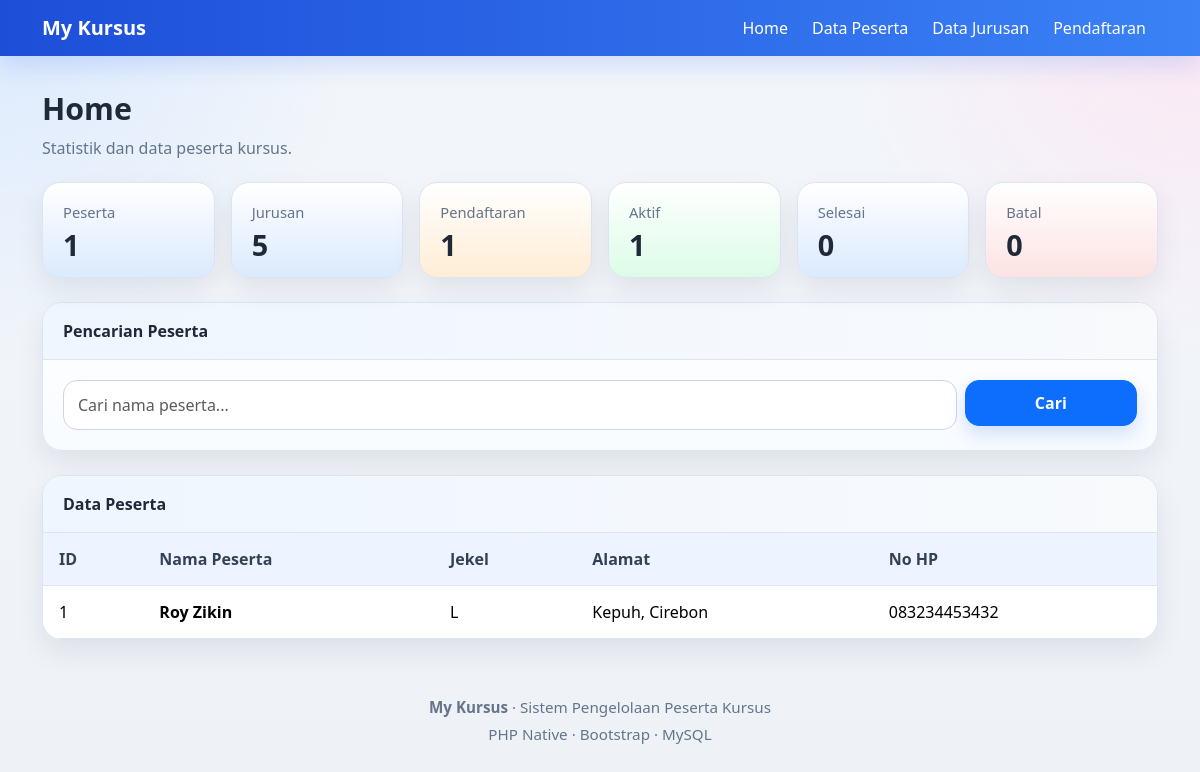
The page /public/index.php on the database its author committed.
### tables this page shows
CREATE TABLE `peserta` (
  `id_peserta` int NOT NULL,
  `kd_jurusan` varchar(10) DEFAULT NULL,
  `nm_peserta` varchar(100) NOT NULL,
  `jekel` enum('L','P') NOT NULL,
  `alamat` text NOT NULL,
  `no_hp` varchar(20) NOT NULL
);

### app/core/Controller.php (called while the page is built, shortened)
<?php
class Controller
{
    public function model($model)
    {
        return new $model;
    }
    public function view($view, $data = [])
    {
        require_once '../app/views/' . $view . '.php';
    }
}

### app/controllers/Home.php (called while the page is built, shortened)
<?php
class Home extends Controller
{
    public function index()
    {
        $keyword = $_GET['keyword'] ?? null;
        $pesertaModel = $this->model('PesertaModel');
        $jurusanModel = $this->model('JurusanModel');
        $pendaftaranModel = $this->model('PendaftaranModel');
        $data['title'] = 'Home';
        $data['keyword'] = $keyword;
        $data['peserta'] = $pesertaModel->getAll($keyword);
        $data['totalPeserta'] = $pesertaModel->countAll();
        $data['totalJurusan'] = $jurusanModel->countAll();
        $data['totalPendaftaran'] = $pendaftaranModel->countAll();
        $data['totalAktif'] = $pendaftaranModel->countByStatus('Aktif');
        $data['totalSelesai'] = $pendaftaranModel->countByStatus('Selesai');
        $data['totalBatal'] = $pendaftaranModel->countByStatus('Batal');
        $data['recentPendaftaran'] = $pendaftaranModel->getRecent(5);
        $this->view('home/index', $data);
    }
}

### app/core/App.php (called while the page is built, shortened)
<?php
class App
{
    protected $method = 'index';
    public function __construct()
    {
        $url = $this->parseURL();
        $this->controller = new $this->controller;
        $this->params = array_values($url ?? []);
        call_user_func_array([$this->controller, $this->method], $this->params);
    }
    public function parseURL()
    {
        return [];
    }
}

### public/index.php (called while the page is built, shortened)
<?php
$app = new App;

### app/core/Database.php (called while the page is built, shortened)
<?php
class Database
{
    private $host = DB_HOST;
    private $dbname = DB_NAME;
    private $user = DB_USER;
    private $pass = DB_PASS;
    private $dbh;
    private $stmt;
    public function __construct()
    {
        $dsn = "mysql:host={$this->host};dbname={$this->dbname};charset=utf8mb4";
        try {
            $this->dbh = new PDO($dsn, $this->user, $this->pass);
            $this->dbh->setAttribute(PDO::ATTR_ERRMODE, PDO::ERRMODE_EXCEPTION);
        } catch (PDOException $e) {
            die('Koneksi database gagal: ' . $e->getMessage());
        }
    }
    public function query($query)
    {
        $this->stmt = $this->dbh->prepare($query);
    }
    public function bind($param, $value, $type = null)
    {
        if (is_null($type)) {
            switch (true) {
                default:
                    $type = PDO::PARAM_STR;
            }
        }
        $this->stmt->bindValue($param, $value, $type);
    }
    public function execute()
    {
        return $this->stmt->execute();
    }
    public function resultSet()
    {
        $this->execute();
        return $this->stmt->fetchAll(PDO::FETCH_ASSOC);
    }
}

### app/models/PesertaModel.php (called while the page is built, shortened)
<?php
class PesertaModel
{
    private $table = 'peserta';
    private $db;
    public function __construct()
    {
        $this->db = new Database;
    }
    public function getAll($keyword = null)
    {
        if ($keyword) {
            $this->db->query("SELECT p.*, j.nm_jurusan
                              FROM {$this->table} p
                              LEFT JOIN jurusan j ON p.kd_jurusan = j.kd_jurusan
                              WHERE p.nm_peserta LIKE :keyword
                              ORDER BY p.id_peserta ASC");
            $this->db->bind(':keyword', '%' . $keyword . '%');
        } else {
            $this->db->query("SELECT p.*, j.nm_jurusan
                              FROM {$this->table} p
                              LEFT JOIN jurusan j ON p.kd_jurusan = j.kd_jurusan
                              ORDER BY p.id_peserta ASC");
        }
        return $this->db->resultSet();
    }
    public function countAll()
    {
        $this->db->query("SELECT COUNT(*) as total FROM {$this->table}");
        $result = $this->db->single();
        return (int) $result['total'];
    }
}

### app/views/home/index.php (the view)
<div class="page-heading">
    <div class="page-title">Home</div>
    <p class="page-subtitle">Statistik dan data peserta kursus.</p>
</div>
<div class="row g-3 mb-4">
    <div class="col-md-4 col-lg-2">
        <div class="stat-card primary">
            <div class="stat-label">Peserta</div>
            <div class="stat-value"><?= $data['totalPeserta']; ?></div>
        </div>
    </div>
    <div class="col-md-4 col-lg-2">
        <div class="stat-card primary">
            <div class="stat-label">Jurusan</div>
            <div class="stat-value"><?= $data['totalJurusan']; ?></div>
        </div>
    </div>
    <div class="col-md-4 col-lg-2">
        <div class="stat-card warning">
            <div class="stat-label">Pendaftaran</div>
            <div class="stat-value"><?= $data['totalPendaftaran']; ?></div>
        </div>
    </div>
    <div class="col-md-4 col-lg-2">
        <div class="stat-card success">
            <div class="stat-label">Aktif</div>
            <div class="stat-value"><?= $data['totalAktif']; ?></div>
        </div>
    </div>
    <div class="col-md-4 col-lg-2">
        <div class="stat-card primary">
            <div class="stat-label">Selesai</div>
            <div class="stat-value"><?= $data['totalSelesai']; ?></div>
        </div>
    </div>
    <div class="col-md-4 col-lg-2">
        <div class="stat-card danger">
            <div class="stat-label">Batal</div>
            <div class="stat-value"><?= $data['totalBatal']; ?></div>
        </div>
    </div>
</div>
<div class="soft-card mb-4">
    <div class="card-header">Pencarian Peserta</div>
    <div class="card-body">
        <form action="<?= BASEURL; ?>" method="GET" class="row g-2">
            <div class="col-md-10">
                <input
                    type="text"
                    name="keyword"
                    class="form-control"
                    placeholder="Cari nama peserta..."
                    value="<?= htmlspecialchars($data['keyword'] ?? ''); ?>">
            </div>
            <div class="col-md-2">
                <button class="btn btn-primary w-100">Cari</button>
            </div>
        </form>
    </div>
</div>
<div class="soft-card">
    <div class="card-header">Data Peserta</div>
    <div class="card-body p-0">
        <div class="table-responsive">
            <table class="table table-modern">
                <thead>
                    <tr>
                        <th>ID</th>
                        <th>Nama Peserta</th>
                        <th>Jekel</th>
                        <th>Alamat</th>
                        <th>No HP</th>
                    </tr>
                </thead>
                <tbody>
                    <?php if (empty($data['peserta'])) : ?>
                        <tr>
                            <td colspan="5">
                                <div class="empty-state">Data peserta tidak ditemukan.</div>
                            </td>
                        </tr>
                    <?php else : ?>
                        <?php foreach ($data['peserta'] as $p) : ?>
                            <tr>
                                <td><?= $p['id_peserta']; ?></td>
                                <td><strong><?= htmlspecialchars($p['nm_peserta']); ?></strong></td>
                                <td><?= htmlspecialchars($p['jekel']); ?></td>
                                <td><?= htmlspecialchars($p['alamat']); ?></td>
                                <td><?= htmlspecialchars($p['no_hp']); ?></td>
                            </tr>
                        <?php endforeach; ?>
                    <?php endif; ?>
                </tbody>
            </table>
        </div>
    </div>
</div>

### public/css/style.css (style rules this page uses)
:root { --bg: #eef3f9; --bg-soft: #f8fbff; --card: #ffffff; --text: #1f2937; --muted: #64748b; --border: #dbe4f0; --primary: #2563eb; --primary-soft: #dbeafe; --success: #16a34a; --success-soft: #dcfce7; --warning: #d97706; --warning-soft: #ffedd5; --danger: #dc2626; --danger-soft: #fee2e2; --shadow: 0 12px 28px rgba(15, 23, 42, 0.08); }
body { background: radial-gradient(circle at top left, #dbeafe 0%, transparent 25%), radial-gradient(circle at top right, #fce7f3 0%, transparent 25%), linear-gradient(180deg, #f3f6fb 0%, #eef2f7 100%); font-family: "Segoe UI", Tahoma, Geneva, Verdana, sans-serif; color: var(--text); padding-top: 86px; }
.page-heading { margin-bottom: 22px; }
.page-title { font-size: 1.9rem; font-weight: 700; margin-bottom: 4px; }
.page-subtitle { color: var(--muted); margin-bottom: 0; }
.soft-card { background: linear-gradient(180deg, #ffffff 0%, #f8fbff 100%); border: 1px solid var(--border); border-radius: 20px; box-shadow: var(--shadow); overflow: hidden; }
.soft-card .card-header { background: linear-gradient(90deg, #eff6ff, #f8fafc); border-bottom: 1px solid var(--border); font-weight: 700; padding: 16px 20px; }
.soft-card .card-body { padding: 20px; }
.stat-card { background: #fff; border: 1px solid var(--border); border-radius: 18px; box-shadow: var(--shadow); padding: 18px 20px; height: 100%; }
.stat-card .stat-label { font-size: 0.92rem; color: var(--muted); margin-bottom: 8px; }
.stat-card .stat-value { font-size: 1.8rem; font-weight: 700; line-height: 1; }
.stat-card.primary { background: linear-gradient(180deg, #ffffff 0%, var(--primary-soft) 100%); }
.stat-card.success { background: linear-gradient(180deg, #ffffff 0%, var(--success-soft) 100%); }
.stat-card.warning { background: linear-gradient(180deg, #ffffff 0%, var(--warning-soft) 100%); }
.stat-card.danger { background: linear-gradient(180deg, #ffffff 0%, var(--danger-soft) 100%); }
.table-modern { margin-bottom: 0; }
.table-modern thead th { background: #eef4ff; color: #334155; border-bottom: 1px solid var(--border); font-weight: 700; white-space: nowrap; }
.table-modern td, .table-modern th { padding: 14px 16px; vertical-align: middle; }
.form-control, textarea { border-radius: 14px !important; border: 1px solid #cbd5e1 !important; padding: 12px 14px !important; background: #ffffff !important; box-shadow: none !important; }
.btn { border-radius: 14px; font-weight: 600; padding: 10px 18px; }
.btn-primary { box-shadow: 0 8px 18px rgba(37, 99, 235, 0.18); }
.table-modern td, .table-modern th { vertical-align: middle; }

### rows shown on the page
peserta: id_peserta "1", nm_peserta "Roy Zikin", jekel "L", alamat "Kepuh, Cirebon", no_hp "083234453432"

### other values the page prints
$data['totalPeserta'] "1"
$data['totalJurusan'] "5"
$data['totalPendaftaran'] "1"
$data['totalAktif'] "1"
$data['totalSelesai'] "0"
$data['totalBatal'] "0"
